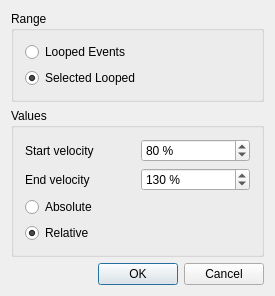
<?xml version="1.0" encoding="UTF-8"?>
<ui version="4.0">
 <class>CrescendoBase</class>
 <widget class="QDialog" name="CrescendoBase">
  <property name="geometry">
   <rect>
    <x>0</x>
    <y>0</y>
    <width>275</width>
    <height>293</height>
   </rect>
  </property>
  <property name="windowTitle">
   <string>MusE: Crescendo/Decrescendo</string>
  </property>
  <layout class="QVBoxLayout" name="verticalLayout_2">
   <property name="spacing">
    <number>6</number>
   </property>
   <property name="margin">
    <number>11</number>
   </property>
   <item>
    <widget class="QGroupBox" name="rangeBox">
     <property name="title">
      <string>Range</string>
     </property>
     <layout class="QVBoxLayout" name="verticalLayout">
      <property name="spacing">
       <number>6</number>
      </property>
      <property name="margin">
       <number>11</number>
      </property>
      <item>
       <widget class="QRadioButton" name="looped_events_button">
        <property name="text">
         <string>Looped Events</string>
        </property>
       </widget>
      </item>
      <item>
       <widget class="QRadioButton" name="selected_looped_button">
        <property name="text">
         <string>Selected Looped</string>
        </property>
        <property name="checked">
         <bool>true</bool>
        </property>
       </widget>
      </item>
     </layout>
    </widget>
   </item>
   <item>
    <widget class="QGroupBox" name="groupBox_2">
     <property name="title">
      <string>Values</string>
     </property>
     <property name="flat">
      <bool>false</bool>
     </property>
     <property name="checkable">
      <bool>false</bool>
     </property>
     <layout class="QGridLayout" name="gridLayout">
      <property name="margin">
       <number>11</number>
      </property>
      <property name="spacing">
       <number>6</number>
      </property>
      <item row="0" column="0">
       <widget class="QLabel" name="TextLabel3">
        <property name="text">
         <string>Start velocity</string>
        </property>
        <property name="wordWrap">
         <bool>false</bool>
        </property>
       </widget>
      </item>
      <item row="0" column="1">
       <widget class="QSpinBox" name="start_spinbox">
        <property name="suffix">
         <string> %</string>
        </property>
        <property name="minimum">
         <number>0</number>
        </property>
        <property name="maximum">
         <number>12700</number>
        </property>
        <property name="value">
         <number>80</number>
        </property>
       </widget>
      </item>
      <item row="1" column="0">
       <widget class="QLabel" name="label">
        <property name="text">
         <string>End velocity</string>
        </property>
       </widget>
      </item>
      <item row="2" column="0">
       <widget class="QRadioButton" name="absolute_button">
        <property name="text">
         <string>Absolute</string>
        </property>
        <property name="checked">
         <bool>false</bool>
        </property>
       </widget>
      </item>
      <item row="3" column="0">
       <widget class="QRadioButton" name="relative_button">
        <property name="text">
         <string>Relative</string>
        </property>
        <property name="checked">
         <bool>true</bool>
        </property>
       </widget>
      </item>
      <item row="1" column="1">
       <widget class="QSpinBox" name="end_spinbox">
        <property name="suffix">
         <string> %</string>
        </property>
        <property name="maximum">
         <number>12700</number>
        </property>
        <property name="value">
         <number>130</number>
        </property>
       </widget>
      </item>
     </layout>
    </widget>
   </item>
   <item>
    <layout class="QHBoxLayout" name="horizontalLayout">
     <property name="spacing">
      <number>6</number>
     </property>
     <item>
      <spacer name="Spacer1">
       <property name="orientation">
        <enum>Qt::Horizontal</enum>
       </property>
       <property name="sizeType">
        <enum>QSizePolicy::Expanding</enum>
       </property>
       <property name="sizeHint" stdset="0">
        <size>
         <width>20</width>
         <height>20</height>
        </size>
       </property>
      </spacer>
     </item>
     <item>
      <widget class="QPushButton" name="okButton">
       <property name="text">
        <string>OK</string>
       </property>
       <property name="autoDefault">
        <bool>false</bool>
       </property>
       <property name="default">
        <bool>true</bool>
       </property>
      </widget>
     </item>
     <item>
      <widget class="QPushButton" name="cancelButton">
       <property name="text">
        <string>Cancel</string>
       </property>
      </widget>
     </item>
    </layout>
   </item>
  </layout>
 </widget>
 <layoutdefault spacing="6" margin="11"/>
 <resources/>
 <connections>
  <connection>
   <sender>okButton</sender>
   <signal>clicked()</signal>
   <receiver>CrescendoBase</receiver>
   <slot>accept()</slot>
   <hints>
    <hint type="sourcelabel">
     <x>20</x>
     <y>20</y>
    </hint>
    <hint type="destinationlabel">
     <x>20</x>
     <y>20</y>
    </hint>
   </hints>
  </connection>
  <connection>
   <sender>cancelButton</sender>
   <signal>clicked()</signal>
   <receiver>CrescendoBase</receiver>
   <slot>reject()</slot>
   <hints>
    <hint type="sourcelabel">
     <x>20</x>
     <y>20</y>
    </hint>
    <hint type="destinationlabel">
     <x>20</x>
     <y>20</y>
    </hint>
   </hints>
  </connection>
 </connections>
</ui>
